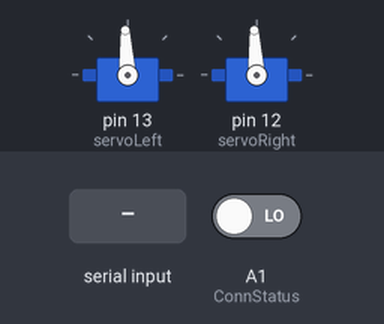
A sketch run on a simulated Arduino Uno, built with avr-gcc and run on an emulated ATmega328P. Shown: 2 × servo. The test bench sets the inputs (shaded band); at power-on: A1 (ConnStatus) LOW. What the sketch prints to the serial monitor is not drawn.

Above: at 6.2 s.
6.3 s: "1" received over the second serial link
7.8 s: "2" received over the second serial link
9.3 s: "3" received over the second serial link
10.8 s: "4" received over the second serial link
Timing chart, 0 to 13.3 s (numbered marks = the images above; inputs shaded):
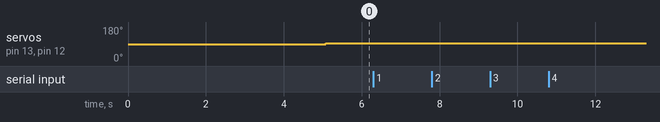

The sketch:

slave.ino
```cpp
#include <SoftwareSerial.h>   //Software Serial Port
#include <Servo.h>

// movement
Servo servoLeft;
Servo servoRight;

#define RxD 7
#define TxD 6
#define ConnStatus A1

#define DEBUG_ENABLED  1

// ##################################################################################
// ### EDIT THE LINES BELOW TO MATCH YOUR SHIELD NUMBER AND CONNECTION PIN OPTION ###
// ##################################################################################

int shieldPairNumber = 8;

// CAUTION: If ConnStatusSupported = true you MUST NOT use pin A1 otherwise "random" reboots will occur
// CAUTION: If ConnStatusSupported = true you MUST set the PIO[1] switch to A1 (not NC)

boolean ConnStatusSupported = true;   // Set to "true" when digital connection status is available on Arduino pin

// #######################################################

// The following two string variable are used to simplify adaptation of code to different shield pairs

String slaveNameCmd = "\r\n+STNA=Slave";   // This is concatenated with shieldPairNumber later

SoftwareSerial blueToothSerial(RxD,TxD);


void setup()
{
    Serial.begin(9600);
    blueToothSerial.begin(38400);                    // Set Bluetooth module to default baud rate 38400

    servoLeft.attach(13);
    servoRight.attach(12);

    pinMode(RxD, INPUT);
    pinMode(TxD, OUTPUT);
    pinMode(ConnStatus, INPUT);

    //  Check whether Master and Slave are already connected by polling the ConnStatus pin (A1 on SeeedStudio v1 shield)
    //  This prevents running the full connection setup routine if not necessary.

    if(ConnStatusSupported) Serial.println("Checking Slave-Master connection status.");

    if(ConnStatusSupported && digitalRead(ConnStatus)==1)
    {
        Serial.println("Already connected to Master - remove USB cable if reboot of Master Bluetooth required.");
    }
    else
    {
        Serial.println("Not connected to Master.");

        setupBlueToothConnection();   // Set up the local (slave) Bluetooth module

        delay(1000);                  // Wait one second and flush the serial buffers
        Serial.flush();
        blueToothSerial.flush();
    }
}

int lastCmd;

void loop()
{
    char recvChar;

    bool hasKey = false;

    // while(1)
    {
        if(blueToothSerial.available())   // Check if there's any data sent from the remote Bluetooth shield
        {
            recvChar = blueToothSerial.read();
            Serial.print(recvChar);

             // convert key to movement

            // forward
            if (recvChar == '1') {
              servoLeft.writeMicroseconds(1700);
              servoRight.writeMicroseconds(1300);
              hasKey = true;
            }

            // back
            if (recvChar == '2') {
              servoLeft.writeMicroseconds(1300);
              servoRight.writeMicroseconds(1700);
              hasKey = true;
            }

            // left
            if (recvChar == '3') {
	    	servoLeft.writeMicroseconds(1000);
	      	servoRight.writeMicroseconds(1000);

              hasKey = true;
            }

            // right
            if (recvChar == '4') {
             servoLeft.writeMicroseconds(1700);
              servoRight.writeMicroseconds(1700);
              hasKey = true;
            }
        }

            if (!hasKey) {
              servoLeft.writeMicroseconds(1500);
              servoRight.writeMicroseconds(1500);
            }

        if(Serial.available())            // Check if there's any data sent from the local serial terminal. You can add the other applications here.
        {
            recvChar  = Serial.read();
            Serial.print(recvChar);
            blueToothSerial.print(recvChar);
        }
    }
}


void setupBlueToothConnection()
{
    Serial.println("Setting up the local (slave) Bluetooth module.");

    slaveNameCmd += shieldPairNumber;
    slaveNameCmd += "\r\n";

    blueToothSerial.print("\r\n+STWMOD=0\r\n");      // Set the Bluetooth to work in slave mode
    blueToothSerial.print(slaveNameCmd);             // Set the Bluetooth name using slaveNameCmd
    blueToothSerial.print("\r\n+STAUTO=0\r\n");      // Auto-connection should be forbidden here
    blueToothSerial.print("\r\n+STOAUT=1\r\n");      // Permit paired device to connect me

    //  print() sets up a transmit/outgoing buffer for the string which is then transmitted via interrupts one character at a time.
    //  This allows the program to keep running, with the transmitting happening in the background.
    //  Serial.flush() does not empty this buffer, instead it pauses the program until all Serial.print()ing is done.
    //  This is useful if there is critical timing mixed in with Serial.print()s.
    //  To clear an "incoming" serial buffer, use while(Serial.available()){Serial.read();}

    blueToothSerial.flush();
    delay(2000);                                     // This delay is required

    blueToothSerial.print("\r\n+INQ=1\r\n");         // Make the slave Bluetooth inquirable

    blueToothSerial.flush();
    delay(2000);                                     // This delay is required

    Serial.println("The slave bluetooth is inquirable!");
}
```
